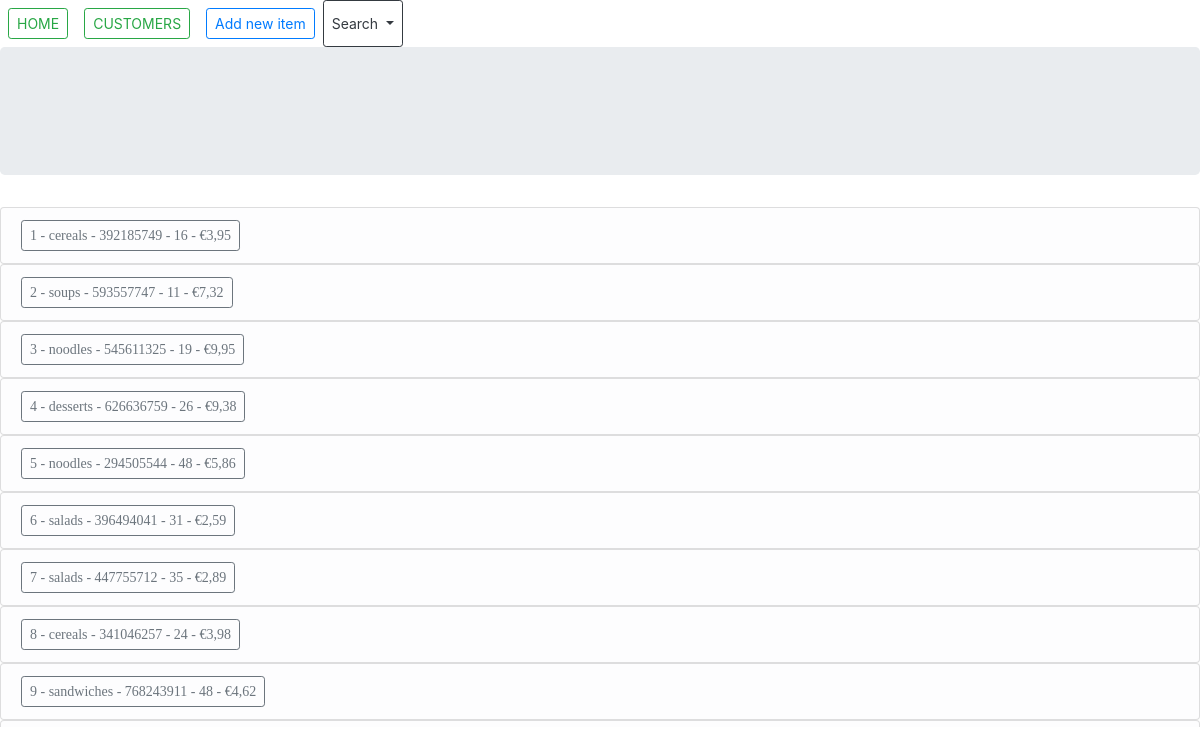
/items, run on an earlier commit of the app's database.
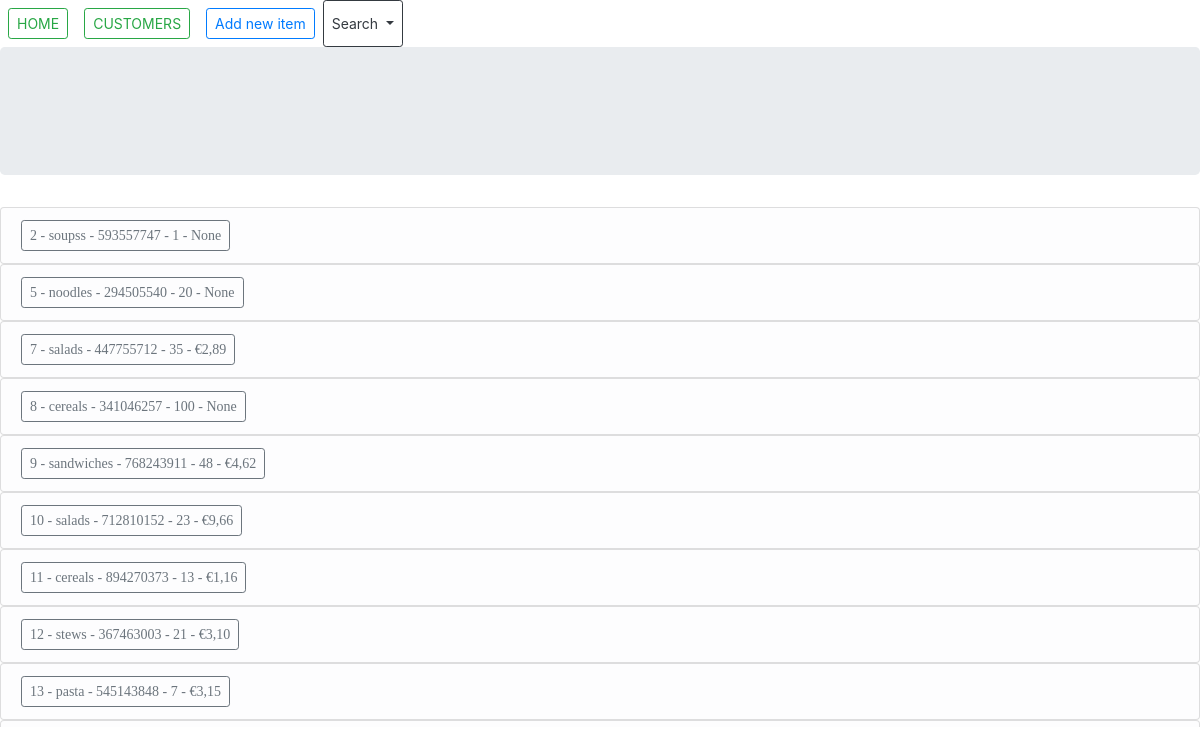
And on a later commit of the database.
### models.py (models this page shows)
class Item(db.Model):
    item_id = db.Column(db.Integer, primary_key=True, autoincrement=True)
    name = db.Column(db.String(100), unique=False)
    serial = db.Column(db.String(30), unique=True)
    quantity = db.Column(db.Integer)
    price = db.Column(db.Integer)
    def __repr__(self):
        return "{} - {} - {} - {} - {}".format(self.item_id, self.name, self.serial, self.quantity, self.price)

### app.py (the view)
@app.route("/items", methods=["POST", "GET"])
def items():
    form = SelectItemForm()
    all_items = show_all_items()
    return render_template("items.html", all_items=all_items, form=form)

### models.py (called while the page is built)
def show_all_items():
    all_items = Item.query.all()
    return all_items

### templates/items.html (shortened to what this page needs)
{%extends "customers_items_layout.html"%}
{%block content%}
  <nav class="navbar-fixed-top navbar-expand-lg navbar-light">
    <div class="navbar-nav navbar-fixed-top">
      <a class="nav-item nav-link" href="{{ url_for('home') }}"><button class="btn btn-outline-success btn-sm" type="button">HOME</button></a>
      <a class="nav-item nav-link" href="{{ url_for('customers') }}"><button class="btn btn-outline-success btn-sm" type="button">CUSTOMERS</button></a>
      <a class="nav-item nav-link" href="{{ url_for('add_new_item') }}"><button class="btn btn-outline-primary btn-sm" type="button">Add new item</button></a>
      <button class="btn  btn-outline-dark btn-sm dropdown-toggle" type="button" id="dropdownMenuButton" data-toggle="dropdown" aria-haspopup="true" aria-expanded="false">
        Search
      </button>
    </div>
  </nav>
<div class="jumbotron">
</div>
<div style="height:520px;width:520  px;font:16px/26px Georgia, Garamond, Serif;overflow:auto;">
  <strong>{%for item in all_items%}</strong>
  <ul class="list-group">
    <li class="list-group-item list-group-item-light"> <a href={{item.item_id}}><button class="btn btn-sm btn-outline-secondary" type="button">{{item}}</button></a></li>
  </ul>
  {%endfor%}
</div>
{%endblock content%}

### templates/customers_items_layout.html (shortened to what this page needs)
<!DOCTYPE html>
<html lang="en" dir="ltr">
  <head>
    <link rel="stylesheet" href="https://maxcdn.bootstrapcdn.com/bootstrap/4.0.0/css/bootstrap.min.css">
  </head>
  <body>
  </body>
  {%block content%}
  {%endblock %}
</html>

What changed in the data, as far as the page shows it:
removed Item: item_id+name+serial "1 - cereals - 392185749 - 16 - €3,95"
removed Item: item_id+name+serial "3 - noodles - 545611325 - 19 - €9,95"
removed Item: item_id+name+serial "4 - desserts - 626636759 - 26 - €9,38"
removed Item: item_id+name+serial "6 - salads - 396494041 - 31 - €2,59"
changed Item: item_id+name+serial "2 - soups - 593557747 - 11 - €7,32" → "2 - soupss - 593557747 - 1 - None"
changed Item: item_id+name+serial "5 - noodles - 294505544 - 48 - €5,86" → "5 - noodles - 294505540 - 20 - None"
changed Item: item_id+name+serial "8 - cereals - 341046257 - 24 - €3,98" → "8 - cereals - 341046257 - 100 - None"
now on this page (row unchanged): Item: item_id+name+serial "10 - salads - 712810152 - 23 - €9,66"
now on this page (row unchanged): Item: item_id+name+serial "11 - cereals - 894270373 - 13 - €1,16"
now on this page (row unchanged): Item: item_id+name+serial "12 - stews - 367463003 - 21 - €3,10"
now on this page (row unchanged): Item: item_id+name+serial "13 - pasta - 545143848 - 7 - €3,15"
